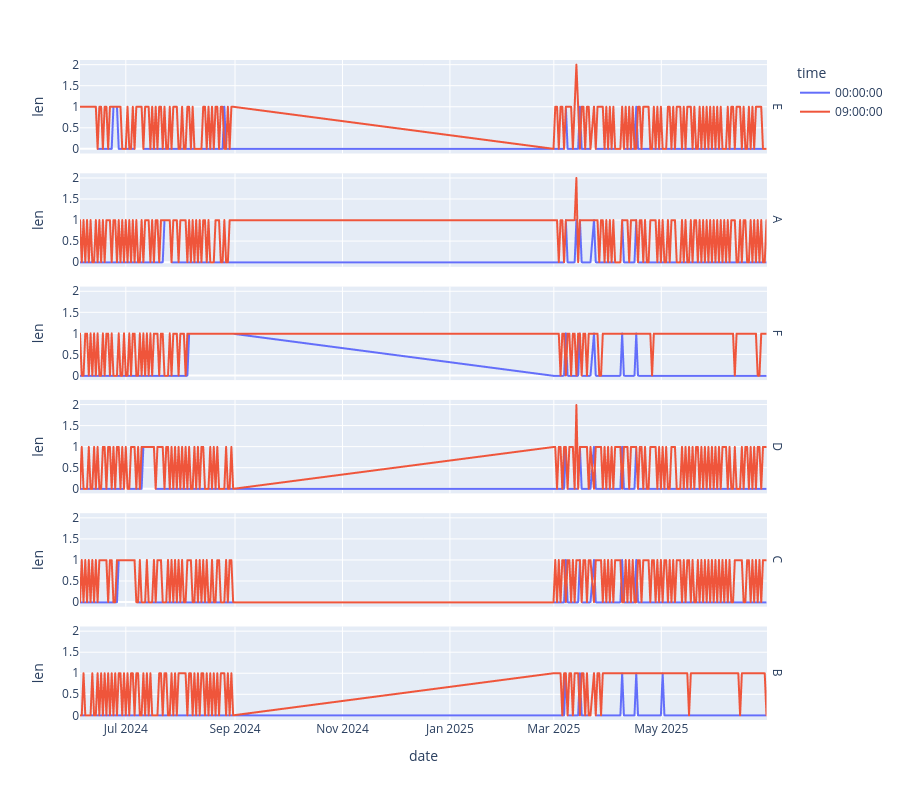

Here is the notebook cell this chart was saved with:
### Markdown cell above
Looking at this graph, we make a few observations:
- There are date, chiller combinations with 3 (!) null measurments per day. That should not possible since per day there's only two measurements. After further investigating the dataset, we can see that the date field was set to the same dates for a few sheets of xlxs files and also the values looked quite similar, but will further investigate that soon
- Zooming closer to the pattern of null counts per day per chiller, we can see a few days with 2 missing values, but the null measurments seem to be alternating between 0 and 1, meaning that most units are measured every second day and not on every day.

### Code cell
null_plt_df = (
    df.filter(null_mask)
    .group_by(pl.col("timestamp").dt.date().alias("date"), pl.col("timestamp").dt.time().alias("time"), "chiller_id")
    .len()
)

# Full grid of all dates x all chiller_ids
all_dates = df.select(pl.col("timestamp").dt.date().alias("date")).unique()
all_chillers = df.select("chiller_id").unique()
all_times = df.select(pl.col("timestamp").dt.time().alias("time")).unique()
full_grid = all_dates.join(all_chillers, how="cross").join(all_times, how="cross")

null_plt_df = (
    full_grid
    .join(null_plt_df, on=["date", "time", "chiller_id"], how="left")
    .with_columns(pl.col("len").fill_null(0))
    .sort("date")
)

fig = px.line(
    null_plt_df,
    x="date", y="len",
    color="time", 
    facet_row="chiller_id",
    height=800
)

fig.for_each_annotation(lambda a: a.update(text=a.text.split("=")[-1]))

fig.show()

### Figure 1 — Plotly figure (JSON) as saved in the notebook; plotly's stock layout.template omitted (floating-point values rounded to 4 significant figures; data arrays with more than 128 entries replaced by an {"elided": "..."} marker saying what was removed)
{"data": [{"hovertemplate": "time=00:00:00<br>chiller_id=E<br>date=%{x}<br>len=%{y}<extra></extra>", "legendgroup": "00:00:00", "line": {"color": "#636efa", "dash": "solid"}, "marker": {"symbol": "circle"}, "mode": "lines", "name": "00:00:00", "showlegend": true, "type": "scattergl", "x": {"elided": "208 str values"}, "xaxis": "x6", "y": {"elided": "208 int values"}, "yaxis": "y6"}, {"hovertemplate": "time=00:00:00<br>chiller_id=A<br>date=%{x}<br>len=%{y}<extra></extra>", "legendgroup": "00:00:00", "line": {"color": "#636efa", "dash": "solid"}, "marker": {"symbol": "circle"}, "mode": "lines", "name": "00:00:00", "showlegend": false, "type": "scattergl", "x": {"elided": "208 str values"}, "xaxis": "x5", "y": {"elided": "208 int values"}, "yaxis": "y5"}, {"hovertemplate": "time=00:00:00<br>chiller_id=F<br>date=%{x}<br>len=%{y}<extra></extra>", "legendgroup": "00:00:00", "line": {"color": "#636efa", "dash": "solid"}, "marker": {"symbol": "circle"}, "mode": "lines", "name": "00:00:00", "showlegend": false, "type": "scattergl", "x": {"elided": "208 str values"}, "xaxis": "x4", "y": {"elided": "208 int values"}, "yaxis": "y4"}, {"hovertemplate": "time=00:00:00<br>chiller_id=D<br>date=%{x}<br>len=%{y}<extra></extra>", "legendgroup": "00:00:00", "line": {"color": "#636efa", "dash": "solid"}, "marker": {"symbol": "circle"}, "mode": "lines", "name": "00:00:00", "showlegend": false, "type": "scattergl", "x": {"elided": "208 str values"}, "xaxis": "x3", "y": {"elided": "208 int values"}, "yaxis": "y3"}, {"hovertemplate": "time=00:00:00<br>chiller_id=C<br>date=%{x}<br>len=%{y}<extra></extra>", "legendgroup": "00:00:00", "line": {"color": "#636efa", "dash": "solid"}, "marker": {"symbol": "circle"}, "mode": "lines", "name": "00:00:00", "showlegend": false, "type": "scattergl", "x": {"elided": "208 str values"}, "xaxis": "x2", "y": {"elided": "208 int values"}, "yaxis": "y2"}, {"hovertemplate": "time=00:00:00<br>chiller_id=B<br>date=%{x}<br>len=%{y}<extra></extra>", "legendgroup": "00:00:00", "line": {"color": "#636efa", "dash": "solid"}, "marker": {"symbol": "circle"}, "mode": "lines", "name": "00:00:00", "showlegend": false, "type": "scattergl", "x": {"elided": "208 str values"}, "xaxis": "x", "y": {"elided": "208 int values"}, "yaxis": "y"}, {"hovertemplate": "time=09:00:00<br>chiller_id=E<br>date=%{x}<br>len=%{y}<extra></extra>", "legendgroup": "09:00:00", "line": {"color": "#EF553B", "dash": "solid"}, "marker": {"symbol": "circle"}, "mode": "lines", "name": "09:00:00", "showlegend": true, "type": "scattergl", "x": {"elided": "208 str values"}, "xaxis": "x6", "y": {"elided": "208 int values"}, "yaxis": "y6"}, {"hovertemplate": "time=09:00:00<br>chiller_id=A<br>date=%{x}<br>len=%{y}<extra></extra>", "legendgroup": "09:00:00", "line": {"color": "#EF553B", "dash": "solid"}, "marker": {"symbol": "circle"}, "mode": "lines", "name": "09:00:00", "showlegend": false, "type": "scattergl", "x": {"elided": "208 str values"}, "xaxis": "x5", "y": {"elided": "208 int values"}, "yaxis": "y5"}, {"hovertemplate": "time=09:00:00<br>chiller_id=F<br>date=%{x}<br>len=%{y}<extra></extra>", "legendgroup": "09:00:00", "line": {"color": "#EF553B", "dash": "solid"}, "marker": {"symbol": "circle"}, "mode": "lines", "name": "09:00:00", "showlegend": false, "type": "scattergl", "x": {"elided": "208 str values"}, "xaxis": "x4", "y": {"elided": "208 int values"}, "yaxis": "y4"}, {"hovertemplate": "time=09:00:00<br>chiller_id=D<br>date=%{x}<br>len=%{y}<extra></extra>", "legendgroup": "09:00:00", "line": {"color": "#EF553B", "dash": "solid"}, "marker": {"symbol": "circle"}, "mode": "lines", "name": "09:00:00", "showlegend": false, "type": "scattergl", "x": {"elided": "208 str values"}, "xaxis": "x3", "y": {"elided": "208 int values"}, "yaxis": "y3"}, {"hovertemplate": "time=09:00:00<br>chiller_id=C<br>date=%{x}<br>len=%{y}<extra></extra>", "legendgroup": "09:00:00", "line": {"color": "#EF553B", "dash": "solid"}, "marker": {"symbol": "circle"}, "mode": "lines", "name": "09:00:00", "showlegend": false, "type": "scattergl", "x": {"elided": "208 str values"}, "xaxis": "x2", "y": {"elided": "208 int values"}, "yaxis": "y2"}, {"hovertemplate": "time=09:00:00<br>chiller_id=B<br>date=%{x}<br>len=%{y}<extra></extra>", "legendgroup": "09:00:00", "line": {"color": "#EF553B", "dash": "solid"}, "marker": {"symbol": "circle"}, "mode": "lines", "name": "09:00:00", "showlegend": false, "type": "scattergl", "x": {"elided": "208 str values"}, "xaxis": "x", "y": {"elided": "208 int values"}, "yaxis": "y"}], "layout": {"annotations": [{"font": {}, "showarrow": false, "text": "B", "textangle": 90, "x": 0.98, "xanchor": "left", "xref": "paper", "y": 0.07083, "yanchor": "middle", "yref": "paper"}, {"font": {}, "showarrow": false, "text": "C", "textangle": 90, "x": 0.98, "xanchor": "left", "xref": "paper", "y": 0.2425, "yanchor": "middle", "yref": "paper"}, {"font": {}, "showarrow": false, "text": "D", "textangle": 90, "x": 0.98, "xanchor": "left", "xref": "paper", "y": 0.4142, "yanchor": "middle", "yref": "paper"}, {"font": {}, "showarrow": false, "text": "F", "textangle": 90, "x": 0.98, "xanchor": "left", "xref": "paper", "y": 0.5858, "yanchor": "middle", "yref": "paper"}, {"font": {}, "showarrow": false, "text": "A", "textangle": 90, "x": 0.98, "xanchor": "left", "xref": "paper", "y": 0.7575, "yanchor": "middle", "yref": "paper"}, {"font": {}, "showarrow": false, "text": "E", "textangle": 90, "x": 0.98, "xanchor": "left", "xref": "paper", "y": 0.9292, "yanchor": "middle", "yref": "paper"}], "height": 800, "legend": {"title": {"text": "time"}, "tracegroupgap": 0}, "margin": {"t": 60}, "xaxis": {"anchor": "y", "domain": [0, 0.98], "title": {"text": "date"}}, "xaxis2": {"anchor": "y2", "domain": [0, 0.98], "matches": "x", "showticklabels": false}, "xaxis3": {"anchor": "y3", "domain": [0, 0.98], "matches": "x", "showticklabels": false}, "xaxis4": {"anchor": "y4", "domain": [0, 0.98], "matches": "x", "showticklabels": false}, "xaxis5": {"anchor": "y5", "domain": [0, 0.98], "matches": "x", "showticklabels": false}, "xaxis6": {"anchor": "y6", "domain": [0, 0.98], "matches": "x", "showticklabels": false}, "yaxis": {"anchor": "x", "domain": [0, 0.1417], "title": {"text": "len"}}, "yaxis2": {"anchor": "x2", "domain": [0.1717, 0.3133], "matches": "y", "title": {"text": "len"}}, "yaxis3": {"anchor": "x3", "domain": [0.3433, 0.485], "matches": "y", "title": {"text": "len"}}, "yaxis4": {"anchor": "x4", "domain": [0.515, 0.6567], "matches": "y", "title": {"text": "len"}}, "yaxis5": {"anchor": "x5", "domain": [0.6867, 0.8283], "matches": "y", "title": {"text": "len"}}, "yaxis6": {"anchor": "x6", "domain": [0.8583, 1], "matches": "y", "title": {"text": "len"}}}}
